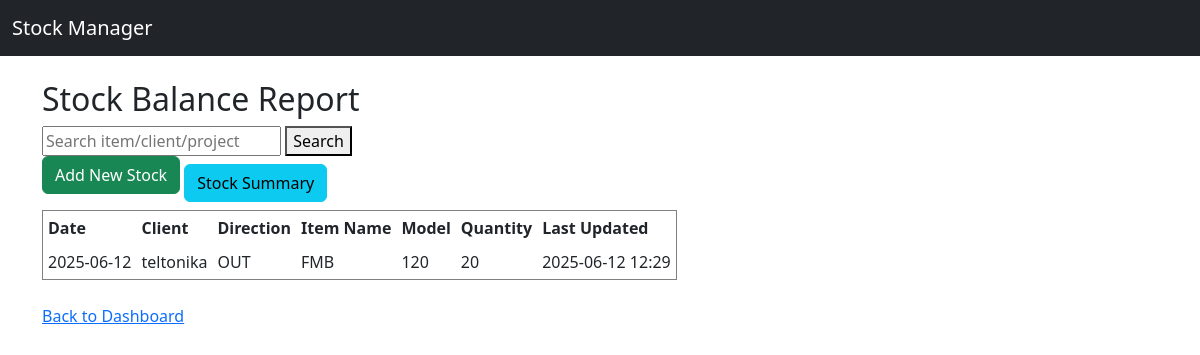
Page /stock_report (signed in) on the earlier database version.
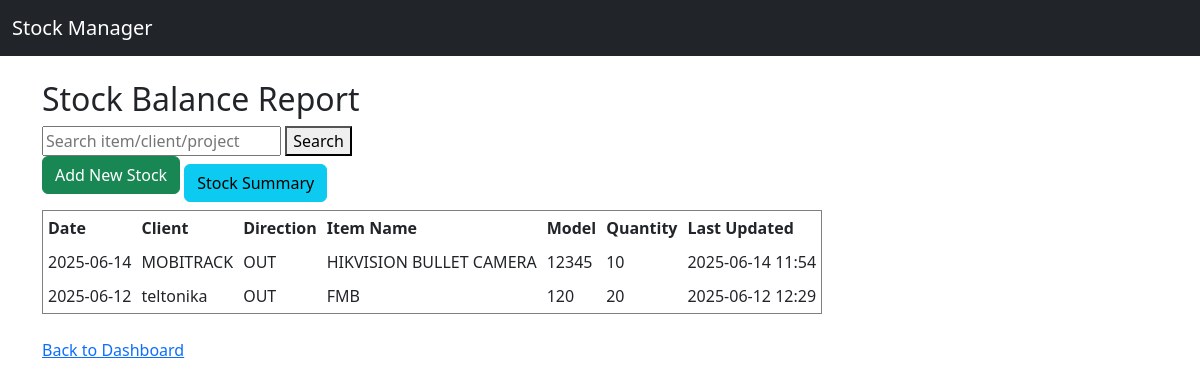
Same page on the later database version.
### app/models.py (models this page shows)
class StockItem(db.Model):
    id = db.Column(db.Integer, primary_key=True)
    timestamp = db.Column(db.DateTime, default=datetime.utcnow)
    client_name = db.Column(db.String(100))
    direction = db.Column(db.String(10))  # "IN" or "OUT"
    item_name = db.Column(db.String(100))
    model = db.Column(db.String(100))
    collected_by = db.Column(db.String(100))
    quantity = db.Column(db.Integer)
    last_updated = db.Column(db.DateTime, default=datetime.utcnow, onupdate=datetime.utcnow)

### app/routes.py (the view)
@main.route('/stock_report', methods=['GET', 'POST'])
@login_required
def stock_report():
    query = StockItem.query
    search = request.args.get('search')
    if search:
        query = query.filter(
            (StockItem.item_name.ilike(f"%{search}%")) |
            (StockItem.client_name.ilike(f"%{search}%")) |
            (StockItem.project_name.ilike(f"%{search}%"))
        )
    all_items = query.order_by(StockItem.timestamp.desc()).all()
    latest_items = {}
    for item in all_items:
        if item.item_name not in latest_items:
            latest_items[item.item_name] = item
    return render_template('stock_report.html', items=latest_items.values(), search=search)

### app/routes.py (called while the page is built)
@login_manager.user_loader
def load_user(user_id):
    return User.query.get(int(user_id))

### app/templates/stock_report.html (shortened to what this page needs)
<!DOCTYPE html>
<html>
<head>
    {% extends 'base.html' %}
{% block content %}
</head>
<body>
    <h2>Stock Balance Report</h2>
    <form method="GET">
        <input type="text" name="search" placeholder="Search item/client/project" value="{{ search or '' }}">
        <button type="submit">Search</button>
    </form>
    <a href="{{ url_for('main.add_stock') }}" class="btn btn-success mb-3">Add New Stock</a>
    <a href="{{ url_for('main.stock_summary') }}" class="btn btn-info">Stock Summary</a>
    <table border="1" cellpadding="5" cellspacing="0">
        <thead>
            <tr>
                <th>Date</th>
                <th>Client</th>
                <th>Direction</th>
                <th>Item Name</th>
                <th>Model</th>
                <th>Quantity</th>
                <th>Last Updated</th>
            </tr>
        </thead>
        <tbody>
            {% for item in items %}
            <tr>
                <td>{{ item.timestamp.strftime('%Y-%m-%d') if item.timestamp else 'N/A' }}</td>
                <td>{{ item.client_name }}</td>
                <td>{{ item.direction }}</td>
                <td>{{ item.item_name }}</td>
                <td>{{ item.model }}</td>
                <td>{{ item.quantity }}</td>
                <td>{{ item.last_updated.strftime('%Y-%m-%d %H:%M') if item.last_updated else 'N/A' }}</td>
            </tr>
            {% endfor %}
        </tbody>
    </table>
    <br>
    <a href="/dashboard">Back to Dashboard</a>
</body>
{% endblock %}

### app/templates/base.html (shortened to what this page needs)
<!DOCTYPE html>
<html lang="en">
<head>
    <link rel="stylesheet" href="{{ url_for('static', filename='style.css') }}">
    <link rel="stylesheet" href="https://cdn.jsdelivr.net/npm/bootstrap@5.3.0/dist/css/bootstrap.min.css">
</head>
<body>
    <nav class="navbar navbar-expand-lg navbar-dark bg-dark mb-4">
        <div class="container-fluid">
            <a class="navbar-brand" href="/">Stock Manager</a>
        </div>
    </nav>
    <div class="container">
        {% block content %}{% endblock %}
</body>
</html>

### app/static/style.css (style rules this page uses)
body { background-color: #f8f9fa; font-family: Arial, sans-serif; }

Differences in the rows shown:
added StockItem: timestamp "2025-06-14", client_name "MOBITRACK", direction "OUT", item_name "HIKVISION BULLET CAMERA", model "12345", quantity "10", last_updated "2025-06-14 11:54"
